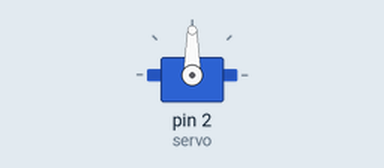
Simulated run of this sketch. Board: Arduino Uno, built with avr-gcc and run on an emulated ATmega328P. Shown: servo.

Above: at 0.05 s.
Timing chart, 0 to 4.6 s (numbered marks = the images above):
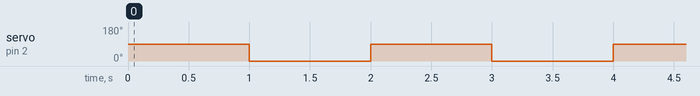

Measured:
- by itself, servo on pin 2 (servo): alternates 90° for 1.0 s and 0° for 1.0 s

The sketch:

servo.ino
```cpp
// Created by Aimar Fernandez
// Created on Mar 2026
// This program rotates a servo

#include <Servo.h>

Servo servo;

// initiate servo
void setup() {
    servo.attach(2);
    servo.write(0);
}

// wait one second, rotate 90 degrees
void loop() {
    servo.write(90);
    delay(1000);
    servo.write(0);
    delay(1000);
}
```
